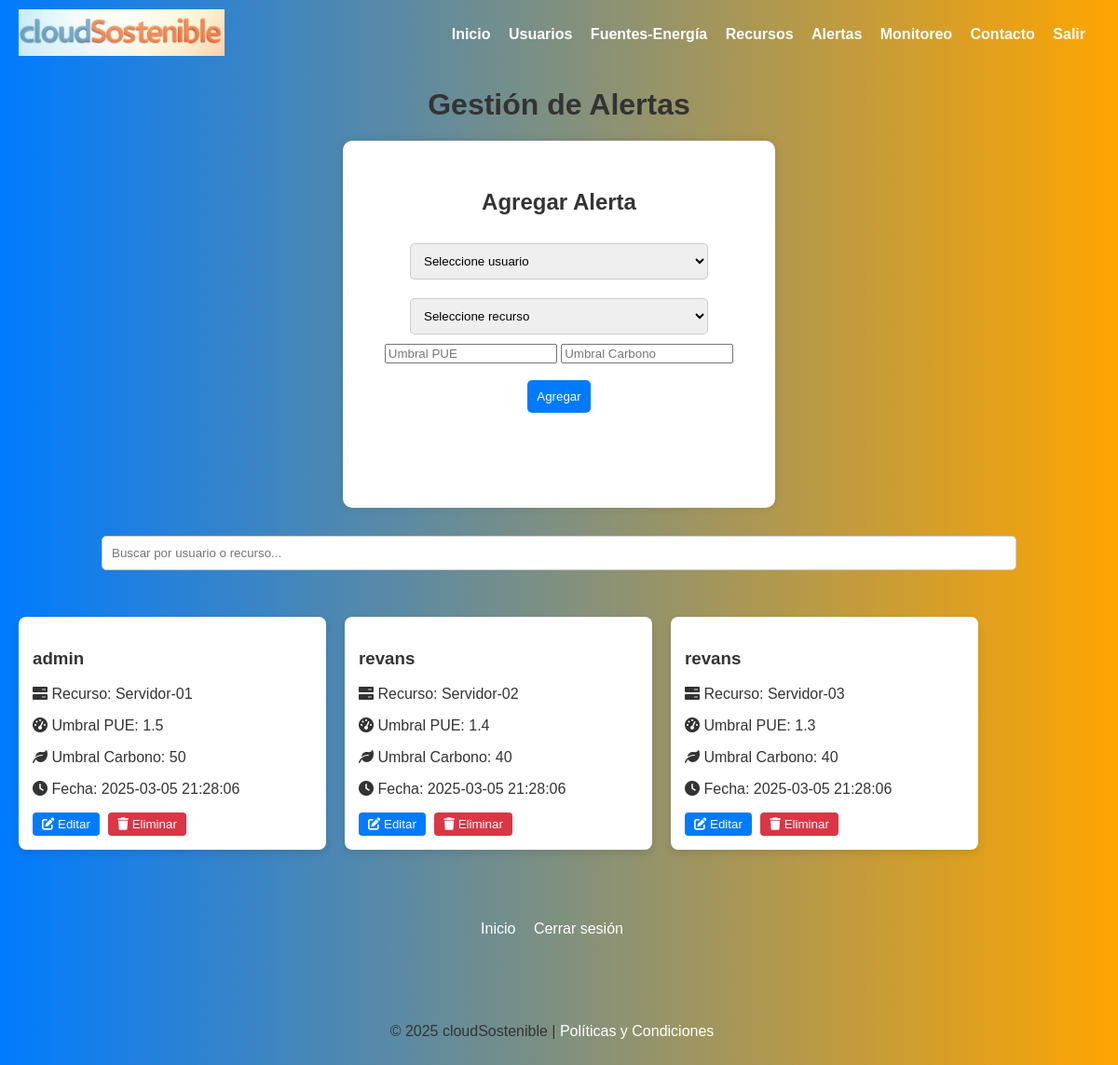
The app's page /cloudSostenible/alertas.php (signed in), older data.
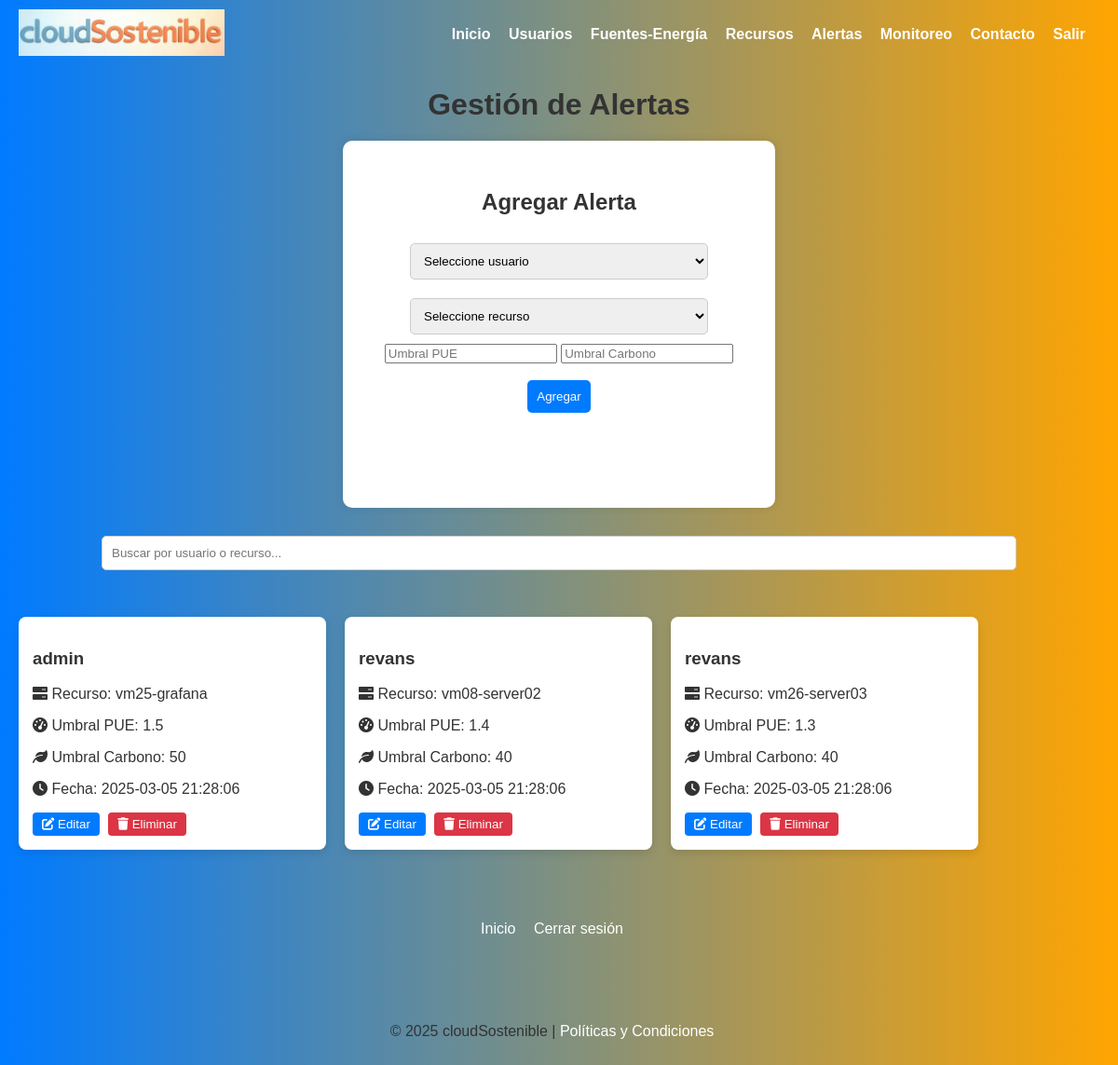
The same page, newer data.
### tables this page shows
CREATE TABLE `alertas` (
  `id_alerta` int NOT NULL,
  `id_usuario` int NOT NULL,
  `id_recurso` int NOT NULL,
  `umbral_pue` float NOT NULL,
  `umbral_carbono` float NOT NULL,
  `fecha` timestamp NULL DEFAULT CURRENT_TIMESTAMP
);

CREATE TABLE `recurso` (
  `id_recurso` int NOT NULL,
  `nombre` varchar(100) NOT NULL,
  `tipo` enum('servidor','db','otro') NOT NULL,
  `estado` enum('activo','inactivo') NOT NULL,
  `fecha` timestamp NULL DEFAULT CURRENT_TIMESTAMP,
  `id_energia` int DEFAULT NULL,
  `energia_renovable` tinyint(1) NOT NULL
);

CREATE TABLE `usuario` (
  `iduser` int NOT NULL,
  `nombre` varchar(100) NOT NULL,
  `email` varchar(100) NOT NULL,
  `password` varchar(255) NOT NULL,
  `rol` enum('admin','usuario') NOT NULL,
  `fecha_registro` timestamp NULL DEFAULT CURRENT_TIMESTAMP,
  `terms_accepted` tinyint(1) DEFAULT '0'
);

### cloudSostenible/alertas.php (the view, shortened to what this page needs)
<?php
require_once 'db_connect.php';
function getAlertas($pdo) {
    $stmt = $pdo->query("SELECT a.*, u.nombre AS usuario_nombre, r.nombre AS recurso_nombre
                         FROM alertas a
                         JOIN usuario u ON a.id_usuario = u.iduser
                         JOIN recurso r ON a.id_recurso = r.id_recurso");
    return $stmt->fetchAll(PDO::FETCH_ASSOC);
}
$is_admin = $_SESSION['rol'] === 'admin';
$alertas = getAlertas($pdo);
?>
<!DOCTYPE html>
<html lang="es">
<head>
    <link rel="stylesheet" href="css/styles.css">
    <link rel="stylesheet" href="css/alerts.css">
    <link rel="stylesheet" href="https://cdnjs.cloudflare.com/ajax/libs/font-awesome/6.0.0-beta3/css/all.min.css">
</head>
<body>
    <header>
        <div class="logo">
            <a href="index.php"><img src="assets/cloudSostenible.png" alt="Logo cloudSostenible"></a>
        </div>
        <nav>
            <a href="index.php">Inicio</a>
            <a href="usuarios.php">Usuarios</a>
            <a href="fuentes.php">Fuentes-Energía</a>
            <a href="recursos.php">Recursos</a>
            <a href="alertas.php">Alertas</a>
            <a href="http://192.168.23.132:3000/d/fegfwr5rur8xse/panel-cloudsostenible?orgId=1&from=now-30m&to=now&timezone=browser&refresh=10s" target="_blank">Monitoreo</a>
            <a href="contacto.php">Contacto</a>
            <a href="logout.php">Salir</a>
        </nav>
    </header>
    <h1>Gestión de Alertas</h1>
    <div class="form-container">
        <form method="POST">
            <h2>Agregar Alerta</h2>
            <select name="id_usuario" required>
                <option value="">Seleccione usuario</option>
            </select>
            <select name="id_recurso" required>
                <option value="">Seleccione recurso</option>
            </select><br/>
            <input type="number" step="0.01" name="umbral_pue" placeholder="Umbral PUE" required>
            <input type="number" step="0.01" name="umbral_carbono" placeholder="Umbral Carbono" required><br/>
            <br/>
            <button type="submit" name="add">Agregar</button>
        </form>
    </div>
    <div class="search-container">
        <input type="text" id="search" class="search-bar" placeholder="Buscar por usuario o recurso...">
    </div>
    <div class="card-container" id="alerts-list">
        <?php foreach ($alertas as $alerta): ?>
            <div class="card" data-id="<?php echo $alerta['id_alerta']; ?>">
                <div class="info">
                    <h3><?php echo htmlspecialchars($alerta['usuario_nombre']); ?></h3>
                    <p><i class="fas fa-server"></i> Recurso: <?php echo htmlspecialchars($alerta['recurso_nombre']); ?></p>
                    <p><i class="fas fa-tachometer-alt"></i> Umbral PUE: <?php echo htmlspecialchars($alerta['umbral_pue']); ?></p>
                    <p><i class="fas fa-leaf"></i> Umbral Carbono: <?php echo htmlspecialchars($alerta['umbral_carbono']); ?></p>
                    <p><i class="fas fa-clock"></i> Fecha: <?php echo htmlspecialchars($alerta['fecha']); ?></p>
                </div>
                <div class="actions">
                    <button class="edit-btn"><i class="fas fa-edit"></i> Editar</button>
                    <?php if ($is_admin): ?>
                        <button class="delete-btn" data-id="<?php echo $alerta['id_alerta']; ?>"><i class="fas fa-trash"></i> Eliminar</button>
                    <?php endif; ?>
                </div>
            </div>
        <?php endforeach; ?>
    </div><br/>
    <br/>
    <div class="cierre">
        <a href="index.php">Inicio</a>
        <a href="logout.php">Cerrar sesión</a>
    </div>
    <br/>
    <br/>
    <footer>
        <p>&copy; 2025 cloudSostenible | <a href="politicas.php">Políticas y Condiciones</a></p>
    </footer>
</body>
</html>

Row changes from the older to the newer data that the page shows:
changed through a linked row, alertas "admin": id_recurso.nombre "Servidor-01" → "vm25-grafana"
changed through a linked row, alertas: id_recurso.nombre "Servidor-02" → "vm08-server02"
changed through a linked row, alertas: id_recurso.nombre "Servidor-03" → "vm26-server03"
